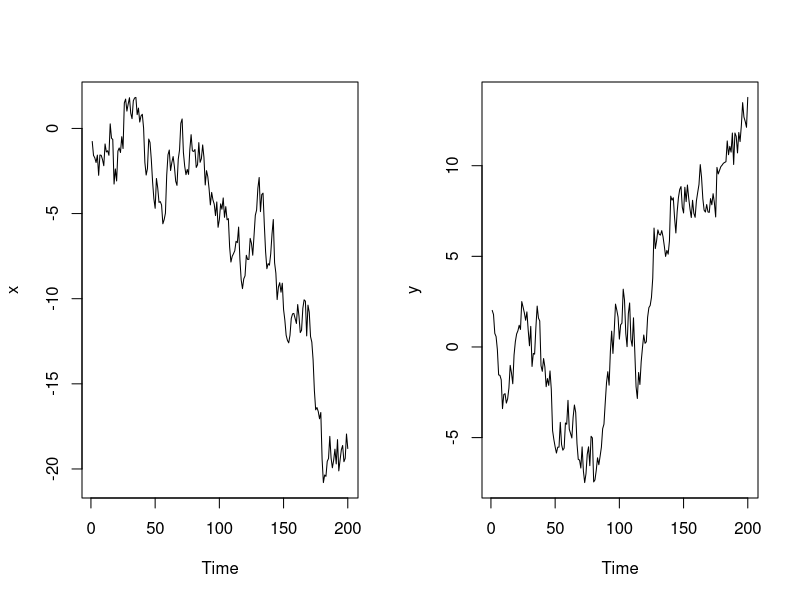
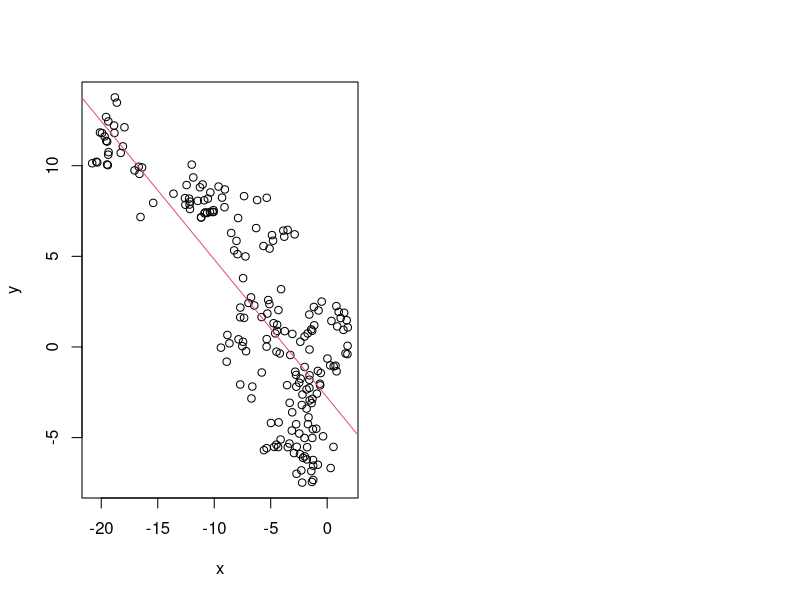

Recreate these plots in R, in order.
## ---- chunk 1
knitr::opts_chunk$set(echo = TRUE,
                      message = FALSE,
                      warning = FALSE)
## ---- chunk 2
T <- 200 # 標本数
set.seed(9) # 乱数を指定
x <- cumsum(rnorm(T)) # ランダム・ウォーク
y <- cumsum(rnorm(T)) # ランダム・ウォーク
cor(x, y) # 相関係数
par(mfrow = c(1, 2)) # プロット画面を 1 行 2 列に分割
ts.plot(x); ts.plot(y) # 時系列プロット
## ---- chunk 3
sr <- lm(y ~ x) # 回帰分析
summary(sr) # 結果を表示
plot(x, y) # 散布図
abline(sr, col = 2) # 回帰直線
## ---- chunk 4
x.d <- diff(x) # x の差分系列
y.d <- diff(y) # y の差分系列
cor(x.d, y.d) # 相関係数
summary(lm(y.d ~ x.d)) # 回帰分析
